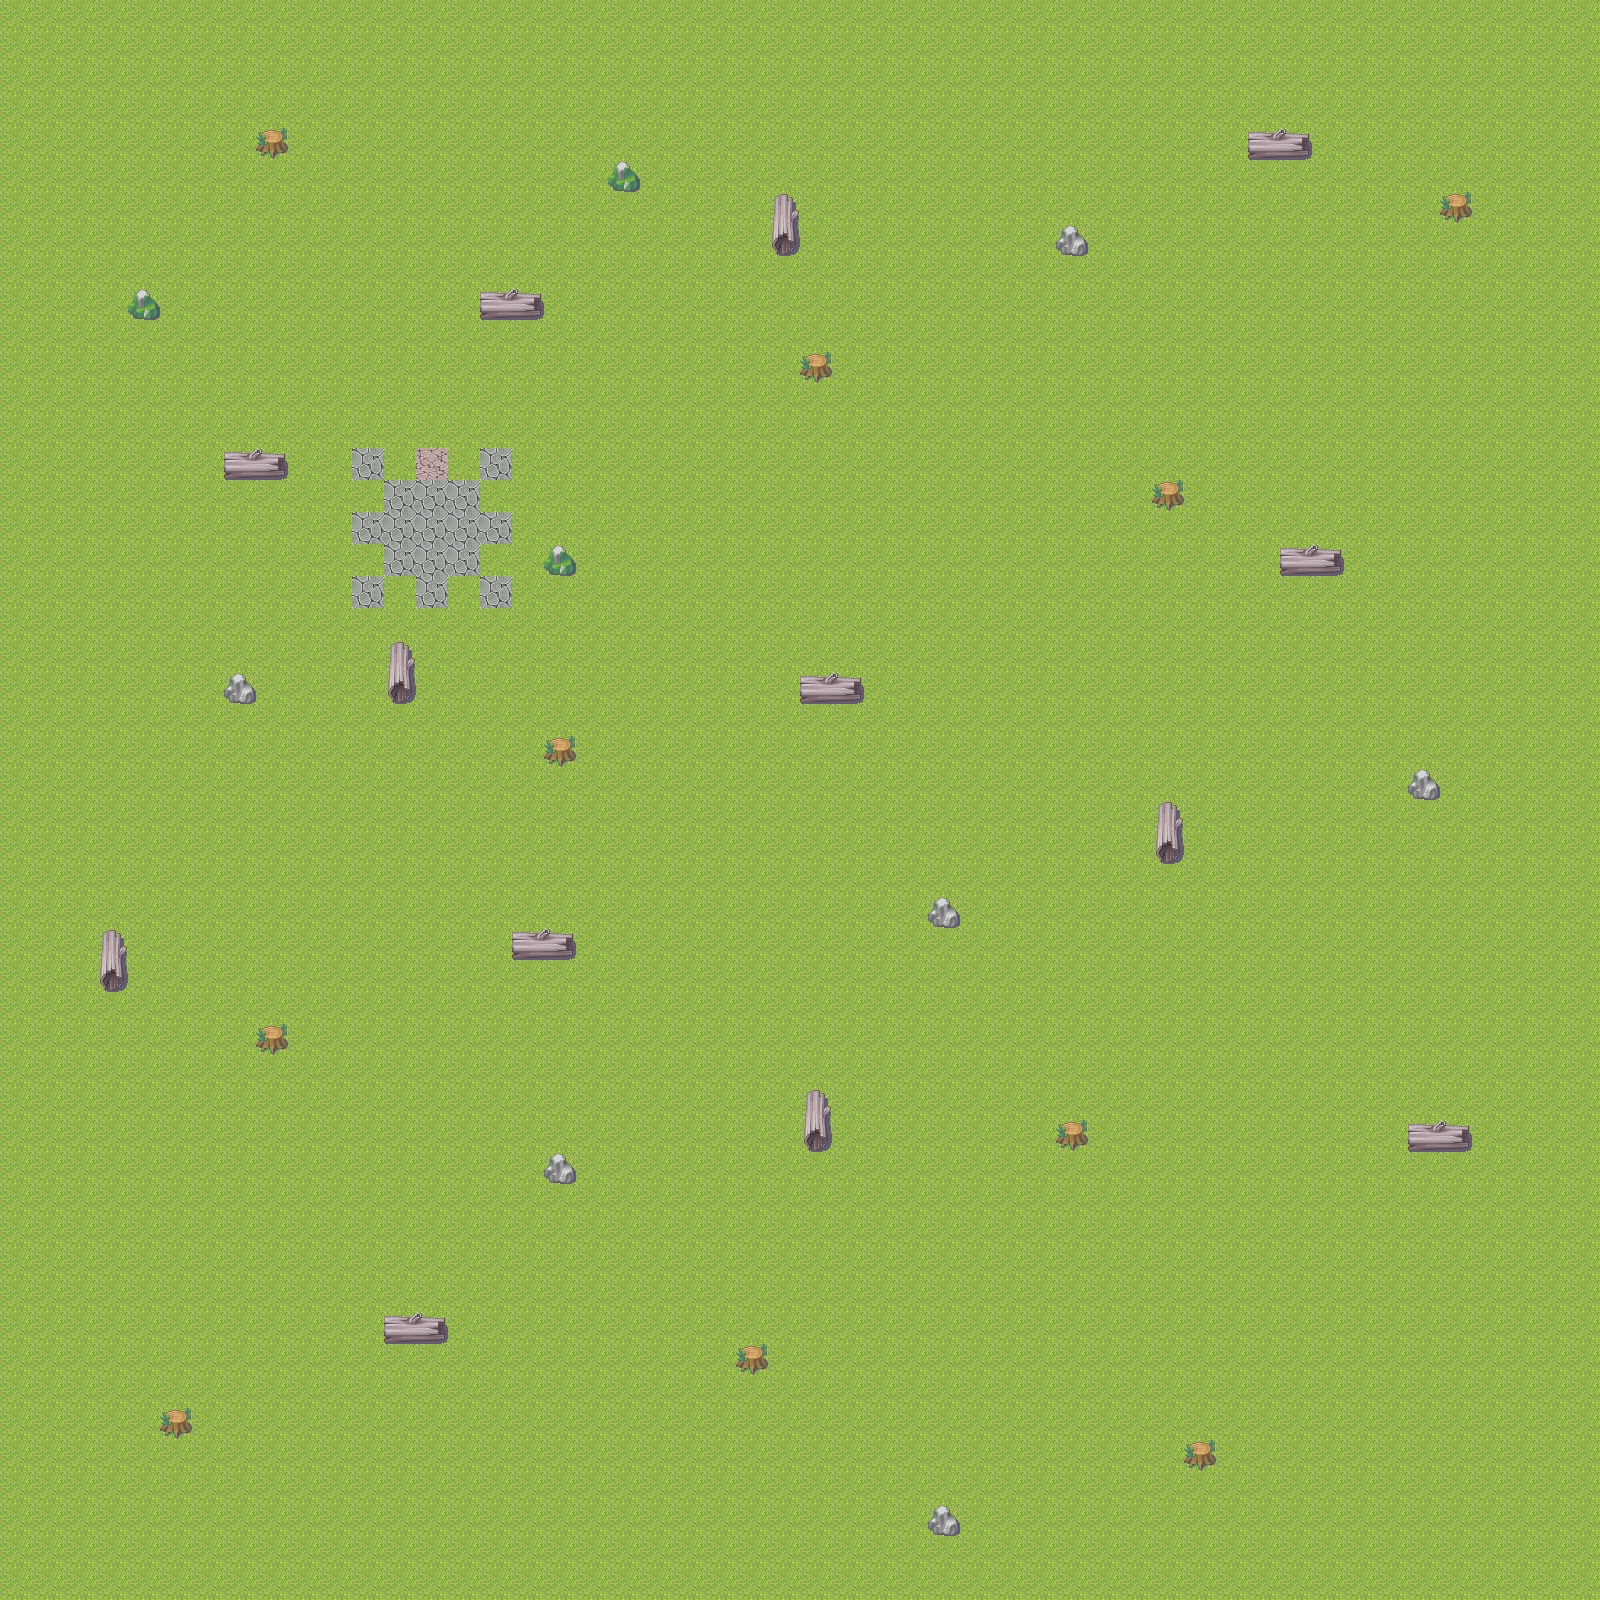

This game map was drawn from its Tiled (.tmx) file and the tilesets committed beside it. A one-line description and the trimmed map source follow:
An orthogonal 50x50 tile map with 32x32 px tiles, 2 tile layers (ground, entities).

<map version="1.0" orientation="orthogonal" width="50" height="50" tilewidth="32" tileheight="32">
 <tileset firstgid="1" name="Tileset" tilewidth="32" tileheight="32">
  <image source="Tileset.png" width="256" height="256" />
 </tileset>
 <layer name="ground" width="50" height="50">
  <data>[2500 cells, 2500 non-empty, 3 distinct tile ids]</data>
 </layer>
 <layer name="entities" width="50" height="50">
  <data>[2500 cells, 45 non-empty, 7 distinct tile ids]</data>
 </layer>
 <objectgroup name="objects" width="50" height="50" />
</map>
